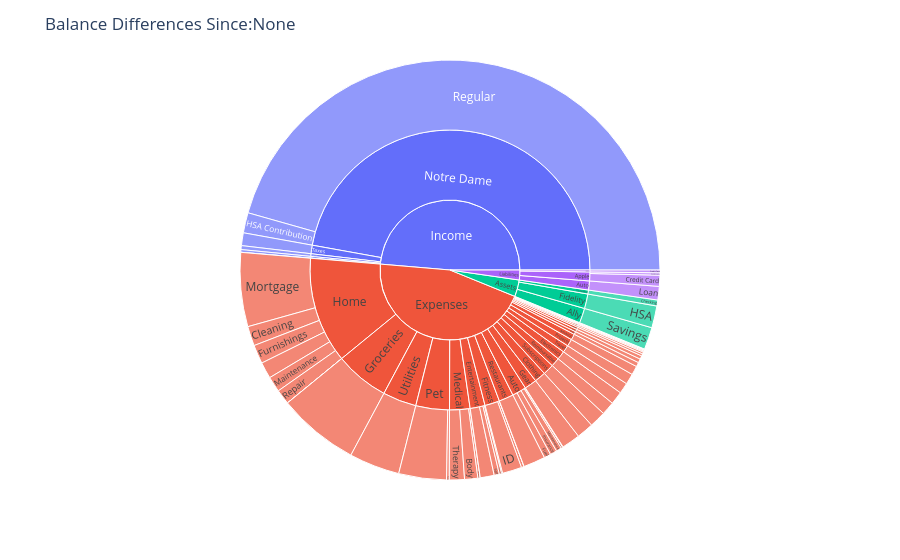

Write notebook code for a chart like this one.
### Code cell
#cutoff_ledgers["Liabilities:Auto:Loan"].iloc[-2:-1]
#cb = ci.balances(ledgers)
#cb
df = br
df = pd.DataFrame({"Type": df.index.get_level_values("Type"),
                   "Account": df.index.get_level_values("Account"),
                   "Subaccount": df.index.get_level_values("Subaccount"),
                   "Difference": df["Difference"].apply(np.abs)})
df = df.loc[df["Type"] != "Transfer"]
df = df.loc[df["Type"] != "Equity"]
df = df.fillna("")
df = df.replace(np.inf,0)
#df = df.loc[
sbfig = px.sunburst(df, path=["Type", "Account", "Subaccount"], values="Difference")
sbfig.update_layout(height=1000, title=f"Balance Differences Since:{str(start_date)}")
sbfig.show()
#sbfig.data

### Figure 1 — Plotly figure (JSON) as saved in the notebook; plotly's stock layout.template omitted (floating-point values rounded to 4 significant figures)
{"data": [{"branchvalues": "total", "domain": {"x": [0, 1], "y": [0, 1]}, "hovertemplate": "labels=%{label}<br>Difference=%{value}<br>parent=%{parent}<br>id=%{id}<extra></extra>", "ids": ["Expenses/Amazon/", "Income/Apple Cash/", "Expenses/Auto/", "Expenses/Cash/", "Expenses/Charity/", "Expenses/Clothing/", "Expenses/Electronics/", "Expenses/Entertainment/", "Expenses/Fitness/", "Expenses/Gear/", "Expenses/Gifts/", "Expenses/Groceries/", "Expenses/Home/", "Expenses/Home Furnishings/", "Expenses/Interest/", "Income/Interest/", "Expenses/Misc/", "Expenses/Personal/", "Expenses/Pet/", "Expenses/Professional/", "Expenses/Projects/", "Expenses/Reimbursable/", "Expenses/Reimbursible/", "Expenses/Restaurants/", "Income/Rewards/", "Expenses/Services/", "Expenses/Study/", "Expenses/Subscriptions/", "Income/Taxes/", "Expenses/Travel/", "Expenses/Utilities/", "Expenses/Medical/Body", "Expenses/Pet/Care", "Assets/1st Source/Checking", "Expenses/Home/Cleaning", "Liabilities/Apple/Credit Card", "Liabilities/NDFCU/Credit Card", "Expenses/Medical/Dentist", "Expenses/Fitness/Equipment", "Expenses/Auto/Fuel", "Expenses/Home/Furnishings", "Assets/Fidelity/HSA", "Income/Notre Dame/HSA Contribution", "Expenses/Fitness/ID", "Liabilities/Apple/Installments", "Expenses/Auto/Insurance", "Liabilities/Auto/Loan", "Expenses/Auto/Maintenance", "Expenses/Home/Maintenance", "Expenses/Home/Major", "Expenses/Home/Mortgage", "Expenses/Entertainment/Personal", "Expenses/Entertainment/Reading", "Expenses/Fitness/Recovery", "Expenses/Medical/Recovery", "Expenses/Auto/Registration", "Income/Notre Dame/Regular", "Expenses/Home/Repair", "Expenses/Home/Repairs", "Assets/Ally/Savings", "Expenses/Entertainment/Self", "Expenses/Medical/Therapy", "Expenses/Auto/Tolls", "Assets/1st Source", "Assets/Ally", "Expenses/Amazon", "Liabilities/Apple", "Income/Apple Cash", "Expenses/Auto", "Liabilities/Auto", "Expenses/Cash", "Expenses/Charity", "Expenses/Clothing", "Expenses/Electronics", "Expenses/Entertainment", "Assets/Fidelity", "Expenses/Fitness", "Expenses/Gear", "Expenses/Gifts", "Expenses/Groceries", "Expenses/Home", "Expenses/Home Furnishings", "Expenses/Interest", "Income/Interest", "Expenses/Medical", "Expenses/Misc", "Liabilities/NDFCU", "Income/Notre Dame", "Expenses/Personal", "Expenses/Pet", "Expenses/Professional", "Expenses/Projects", "Expenses/Reimbursable", "Expenses/Reimbursible", "Expenses/Restaurants", "Income/Rewards", "Expenses/Services", "Expenses/Study", "Expenses/Subscriptions", "Income/Taxes", "Expenses/Travel", "Expenses/Utilities", "Assets", "Expenses", "Income", "Liabilities"], "labels": ["", "", "", "", "", "", "", "", "", "", "", "", "", "", "", "", "", "", "", "", "", "", "", "", "", "", "", "", "", "", "", "Body", "Care", "Checking", "Cleaning", "Credit Card", "Credit Card", "Dentist", "Equipment", "Fuel", "Furnishings", "HSA", "HSA Contribution", "ID", "Installments", "Insurance", "Loan", "Maintenance", "Maintenance", "Major", "Mortgage", "Personal", "Reading", "Recovery", "Recovery", "Registration", "Regular", "Repair", "Repairs", "Savings", "Self", "Therapy", "Tolls", "1st Source", "Ally", "Amazon", "Apple", "Apple Cash", "Auto", "Auto", "Cash", "Charity", "Clothing", "Electronics", "Entertainment", "Fidelity", "Fitness", "Gear", "Gifts", "Groceries", "Home", "Home Furnishings", "Interest", "Interest", "Medical", "Misc", "NDFCU", "Notre Dame", "Personal", "Pet", "Professional", "Projects", "Reimbursable", "Reimbursible", "Restaurants", "Rewards", "Services", "Study", "Subscriptions", "Taxes", "Travel", "Utilities", "Assets", "Expenses", "Income", "Liabilities"], "name": "", "parents": ["Expenses/Amazon", "Income/Apple Cash", "Expenses/Auto", "Expenses/Cash", "Expenses/Charity", "Expenses/Clothing", "Expenses/Electronics", "Expenses/Entertainment", "Expenses/Fitness", "Expenses/Gear", "Expenses/Gifts", "Expenses/Groceries", "Expenses/Home", "Expenses/Home Furnishings", "Expenses/Interest", "Income/Interest", "Expenses/Misc", "Expenses/Personal", "Expenses/Pet", "Expenses/Professional", "Expenses/Projects", "Expenses/Reimbursable", "Expenses/Reimbursible", "Expenses/Restaurants", "Income/Rewards", "Expenses/Services", "Expenses/Study", "Expenses/Subscriptions", "Income/Taxes", "Expenses/Travel", "Expenses/Utilities", "Expenses/Medical", "Expenses/Pet", "Assets/1st Source", "Expenses/Home", "Liabilities/Apple", "Liabilities/NDFCU", "Expenses/Medical", "Expenses/Fitness", "Expenses/Auto", "Expenses/Home", "Assets/Fidelity", "Income/Notre Dame", "Expenses/Fitness", "Liabilities/Apple", "Expenses/Auto", "Liabilities/Auto", "Expenses/Auto", "Expenses/Home", "Expenses/Home", "Expenses/Home", "Expenses/Entertainment", "Expenses/Entertainment", "Expenses/Fitness", "Expenses/Medical", "Expenses/Auto", "Income/Notre Dame", "Expenses/Home", "Expenses/Home", "Assets/Ally", "Expenses/Entertainment", "Expenses/Medical", "Expenses/Auto", "Assets", "Assets", "Expenses", "Liabilities", "Income", "Expenses", "Liabilities", "Expenses", "Expenses", "Expenses", "Expenses", "Expenses", "Assets", "Expenses", "Expenses", "Expenses", "Expenses", "Expenses", "Expenses", "Expenses", "Income", "Expenses", "Expenses", "Liabilities", "Income", "Expenses", "Expenses", "Expenses", "Expenses", "Expenses", "Expenses", "Expenses", "Income", "Expenses", "Expenses", "Expenses", "Income", "Expenses", "Expenses", "", "", "", ""], "type": "sunburst", "values": [2784.0, 23.94, 0, 1208.0, 122.1, 5273.0, 4054.0, 4346.0, 842, 5767.0, 209.4, 25380.0, 5104.0, 316.5, 289.6, 834.8, 689.4, 1069.0, 14860.0, 55.88, 3319.0, 4164.0, 597.9, 6819.0, 1223.0, 0, 1333.0, 5111.0, 3979, 3365.0, 15780.0, 4133.0, 845, 1860.0, 6116, 3446.0, 876.1, 0, 0, 2125.0, 5867.0, 6836.0, 6304.0, 6075, 729.7, 2124.0, 4217.0, 1707.0, 4845.0, 0, 23060.0, 733.3, 300.6, 0, 721.0, 491.8, 184800.0, 4665.0, 0, 6929.0, 1628.0, 4703.0, 156.5, 1860.0, 6929.0, 2784.0, 4176.0, 23.94, 6604.0, 4217.0, 1208.0, 122.1, 5273.0, 4054.0, 7008.0, 6836.0, 6917, 5767.0, 209.4, 25380.0, 49660.0, 316.5, 289.6, 834.8, 9556.0, 689.4, 876.1, 191100.0, 1069.0, 15710.0, 55.88, 3319.0, 4164.0, 597.9, 6819.0, 1223.0, 0, 1333.0, 5111.0, 3979, 3365.0, 15780.0, 15620.0, 183200.0, 197200.0, 9269.0]}], "layout": {"autosize": true, "legend": {"tracegroupgap": 0}, "margin": {"t": 60}, "title": {"text": "Balance Differences Since:None"}}}
